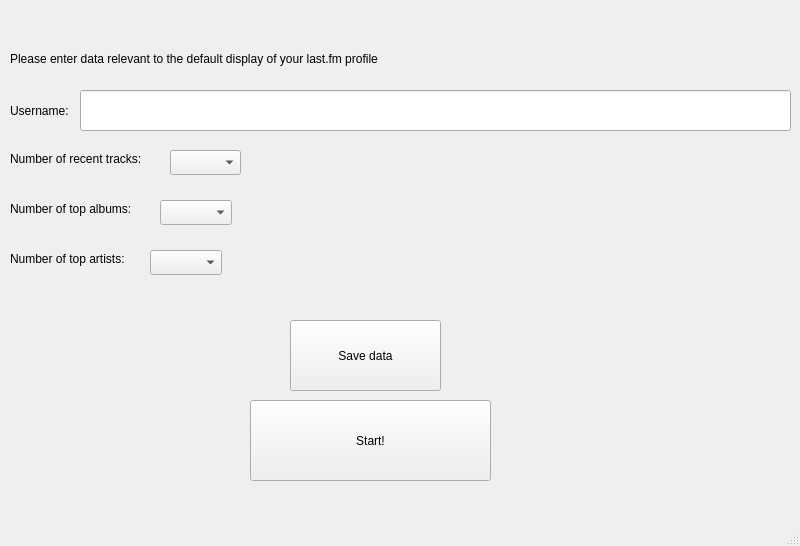
<?xml version="1.0" encoding="UTF-8"?>
<ui version="4.0">
 <class>MainWindow</class>
 <widget class="QMainWindow" name="MainWindow">
  <property name="geometry">
   <rect>
    <x>0</x>
    <y>0</y>
    <width>800</width>
    <height>546</height>
   </rect>
  </property>
  <property name="acceptDrops">
   <bool>false</bool>
  </property>
  <property name="windowTitle">
   <string>Last.fm Scraper</string>
  </property>
  <widget class="QWidget" name="centralwidget">
   <widget class="QLabel" name="username_label">
    <property name="geometry">
     <rect>
      <x>10</x>
      <y>100</y>
      <width>71</width>
      <height>21</height>
     </rect>
    </property>
    <property name="text">
     <string>Username:</string>
    </property>
   </widget>
   <widget class="QLabel" name="track_label">
    <property name="geometry">
     <rect>
      <x>10</x>
      <y>150</y>
      <width>151</width>
      <height>17</height>
     </rect>
    </property>
    <property name="text">
     <string>Number of recent tracks:</string>
    </property>
   </widget>
   <widget class="QComboBox" name="track_box">
    <property name="geometry">
     <rect>
      <x>170</x>
      <y>150</y>
      <width>71</width>
      <height>25</height>
     </rect>
    </property>
    <property name="autoFillBackground">
     <bool>false</bool>
    </property>
    <property name="placeholderText">
     <string/>
    </property>
   </widget>
   <widget class="QLabel" name="album_label">
    <property name="geometry">
     <rect>
      <x>10</x>
      <y>200</y>
      <width>141</width>
      <height>17</height>
     </rect>
    </property>
    <property name="text">
     <string>Number of top albums:</string>
    </property>
   </widget>
   <widget class="QComboBox" name="album_box">
    <property name="geometry">
     <rect>
      <x>160</x>
      <y>200</y>
      <width>72</width>
      <height>25</height>
     </rect>
    </property>
   </widget>
   <widget class="QLabel" name="artist_label">
    <property name="geometry">
     <rect>
      <x>10</x>
      <y>250</y>
      <width>131</width>
      <height>17</height>
     </rect>
    </property>
    <property name="text">
     <string>Number of top artists:</string>
    </property>
   </widget>
   <widget class="QComboBox" name="artist_box">
    <property name="geometry">
     <rect>
      <x>150</x>
      <y>250</y>
      <width>72</width>
      <height>25</height>
     </rect>
    </property>
   </widget>
   <widget class="QLabel" name="info_label">
    <property name="geometry">
     <rect>
      <x>10</x>
      <y>50</y>
      <width>401</width>
      <height>17</height>
     </rect>
    </property>
    <property name="text">
     <string>Please enter data relevant to the default display of your last.fm profile</string>
    </property>
   </widget>
   <widget class="QPushButton" name="start_button">
    <property name="geometry">
     <rect>
      <x>250</x>
      <y>400</y>
      <width>241</width>
      <height>81</height>
     </rect>
    </property>
    <property name="text">
     <string>Start!</string>
    </property>
   </widget>
   <widget class="QLabel" name="output_text">
    <property name="geometry">
     <rect>
      <x>250</x>
      <y>500</y>
      <width>241</width>
      <height>20</height>
     </rect>
    </property>
    <property name="text">
     <string/>
    </property>
    <property name="alignment">
     <set>Qt::AlignCenter</set>
    </property>
   </widget>
   <widget class="QPushButton" name="pushButton">
    <property name="geometry">
     <rect>
      <x>290</x>
      <y>320</y>
      <width>151</width>
      <height>71</height>
     </rect>
    </property>
    <property name="text">
     <string>Save data</string>
    </property>
   </widget>
   <widget class="QLineEdit" name="username_field">
    <property name="geometry">
     <rect>
      <x>80</x>
      <y>90</y>
      <width>711</width>
      <height>41</height>
     </rect>
    </property>
   </widget>
  </widget>
  <widget class="QStatusBar" name="statusbar"/>
 </widget>
 <resources/>
 <connections/>
</ui>
